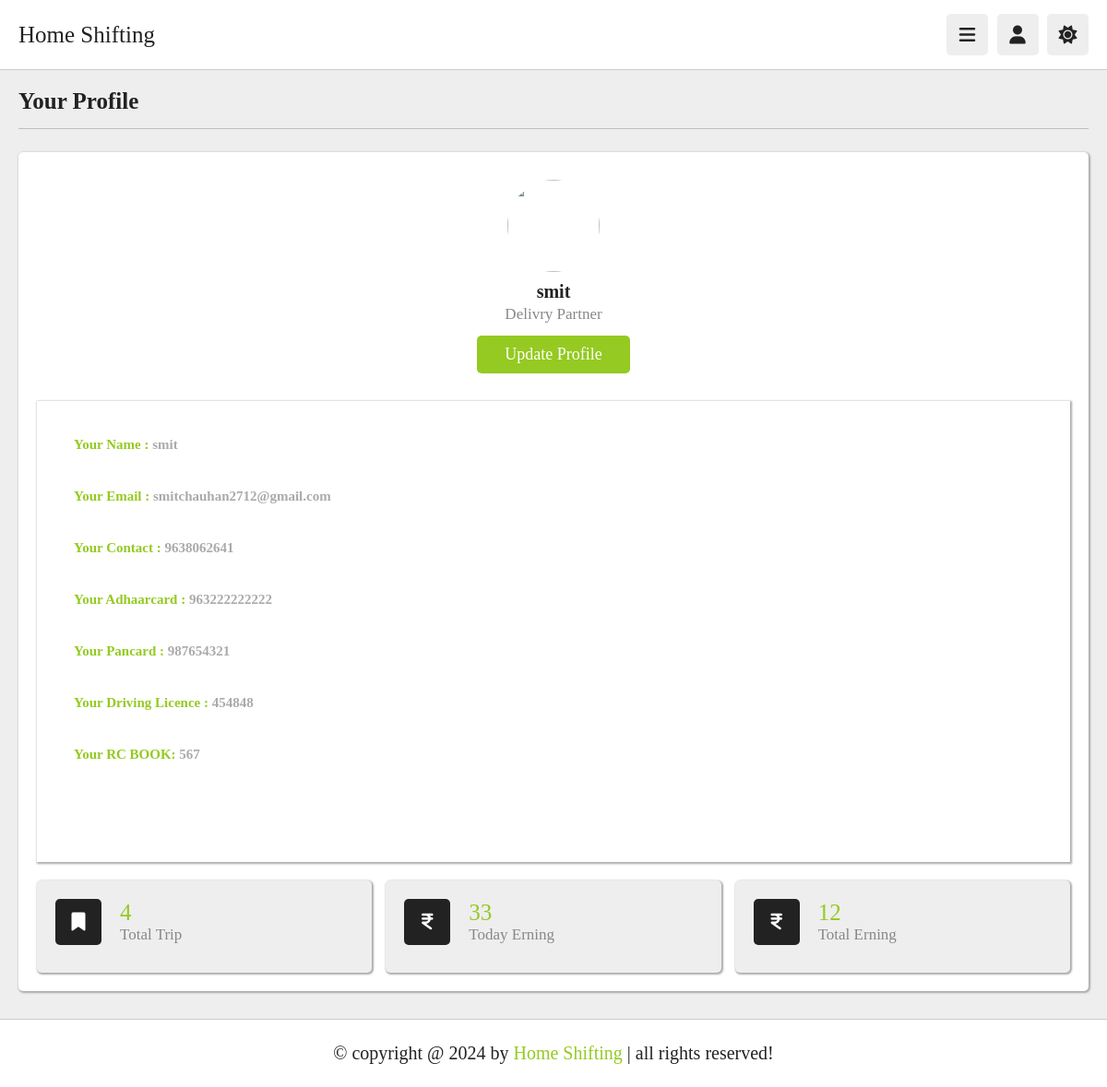
Page /partners/profile/ (signed in) on the committed database.
### myapp2/models.py (models this page shows, shortened)
class Truckpartner(models.Model):
	user = models.ForeignKey(User,on_delete =models.CASCADE , null =True)
	t_name = models.CharField(max_length = 30)
	t_email = models.EmailField(unique=True , max_length = 30)
	t_password = models.CharField(max_length = 20)
	t_contact = models.CharField(max_length = 11 , unique = True)
	t_rcnumber = models.CharField(max_length = 50 , unique = True)
	t_aadharcard_details = models.CharField(max_length = 30 , unique = True)
	t_pancard_details = models.CharField(max_length = 30 , unique = True)
	t_drivinglicence_details = models.CharField(max_length = 30 , unique = True)
	t_picture = models.ImageField(upload_to="images/" ,default="images/pic-1.jpg")

### myapp2/views.py (the view)
# urls.py: path('profile/',views.profile,name='profile'),
def profile(request):
    truckpartner = Truckpartner.objects.get(t_email = request.session['temail'])
    return render(request,'profile.html',{"truckpartner":truckpartner})

### myapp2/templates/profile.html
{% extends 'header.html' %}
{% load static %}
{% block content %}
<section class="user-profile"  >
   <h1 class="heading">your profile</h1>
   <div class="info" style="box-shadow: 1px 1px 2px 1px #aaaaaa;">
      <div class="user">
         <img src="{{request.session.tpicture}}" alt="">
         <h3>{{request.session.tname}}</h3>
         <p>Delivry Partner</p>
         <a href="{% url 'update' %}" class="inline-btn">update profile</a>
      </div>
      <div class="box" style="height: 500px; box-shadow: 1px 1px 2px 1px #aaaaaa;">
         <h2 style="color: #94CA21; padding-top: 39px; padding-left: 40px;">Your Name : <span style="color:#aaaaaa;">{{truckpartner.t_name}}</span></h2>
         <h2 style="color: #94CA21; padding-top: 39px; padding-left: 40px;">Your Email : <span style="color:#aaaaaa;">{{truckpartner.t_email}}</span></h2>
         <h2 style="color: #94CA21; padding-top: 39px; padding-left: 40px;">Your Contact : <span style="color:#aaaaaa;">{{truckpartner.t_contact}}</span></h2>
         <h2 style="color: #94CA21; padding-top: 39px; padding-left: 40px;">Your Adhaarcard : <span style="color:#aaaaaa;">{{truckpartner.t_aadharcard_details}}</span></h2>
         <h2 style="color: #94CA21; padding-top: 39px; padding-left: 40px;">Your Pancard : <span style="color:#aaaaaa;">{{truckpartner.t_pancard_details}}</span></h2>
         <h2 style="color: #94CA21; padding-top: 39px; padding-left: 40px;">Your Driving Licence : <span style="color:#aaaaaa;">{{truckpartner.t_drivinglicence_details}}</span></h2>
         <h2 style="color: #94CA21; padding-top: 39px; padding-left: 40px;">Your RC BOOK: <span style="color:#aaaaaa;">{{truckpartner.t_rcnumber}}</span></h2>
      </div>
      <div class="box-container" style="margin-top: 20px;">
         <div class="box" style="box-shadow: 1px 1px 2px 1px #aaaaaa;">
            <div class="flex">
               <i class="fas fa-bookmark"></i>
               <div>
                  <span>4</span>
                  <p>Total Trip</p>
               </div>
            </div>
         </div>
         <div class="box" style="box-shadow: 1px 1px 2px 1px #aaaaaa;"  >
            <div class="flex">
               <i class="fa-solid fa-indian-rupee-sign"></i>
               <div>
                  <span>33</span>
                  <p>Today Erning</p>
               </div>
            </div>
         </div>
         <div class="box" style="box-shadow: 1px 1px 2px 1px #aaaaaa;">
            <div class="flex">
               <i class="fa-solid fa-indian-rupee-sign"></i>
               <div>
                  <span>12</span>
                  <p>Total Erning</p>
               </div>
            </div>
         </div>
      </div>
   </div>
</section>
{% endblock %}

### myapp2/static/css/style.css (style rules this page uses)
:root { --main-color:#94CA21; --red:#e74c3c; --orange:#f39c12; --light-color:#888; --light-bg:#eee; --black:#222222; --white:#fff; --border:.1rem solid rgba(0,0,0,.2); }
* { font-family: 'Kalam', cursive; margin:0; padding:0; box-sizing: border-box; outline: none; border:none; text-decoration: none; }
html { font-size: 62.5%; overflow-x: hidden; }
body { background-color: var(--light-bg); padding-left: 30rem; }
section { padding:2rem; margin: 0 auto; max-width: 1200px; }
.heading { font-size: 2.5rem; color:var(--black); margin-bottom: 2.5rem; border-bottom: var(--border); padding-bottom: 1.5rem; text-transform: capitalize; }
.inline-btn, .inline-option-btn, .inline-delete-btn, .btn, .delete-btn, .option-btn { border-radius: .5rem; color:#fff; font-size: 1.8rem; cursor: pointer; text-transform: capitalize; padding:1rem 3rem; text-align: center; margin-top: 1rem; }
.inline-btn, .inline-option-btn, .inline-delete-btn { display: inline-block; }
.btn, .inline-btn { background-color: var(--main-color); }
.user-profile .info { background-color: var(--white); border-radius: .5rem; padding: 2rem; }
.user-profile .info .user { text-align: center; margin-bottom: 2rem; padding: 1rem; }
.user-profile .info .user img { height: 10rem; width: 10rem; border-radius: 50%; object-fit: cover; margin-bottom: 1rem; }
.user-profile .info .user h3 { font-size: 2rem; color: var(--black); }
.user-profile .info .user p { font-size: 1.7rem; color: var(--light-color); padding: .3rem 0; }
.user-profile .info .box-container { display: flex; flex-wrap: wrap; gap: 1.5rem; }
.user-profile .info .box-container .box { background-color: var(--light-bg); border-radius: .5rem; padding: 2rem; flex: 1 1 25rem; }
.user-profile .info .box-container .box .flex { display: flex; align-items: center; gap: 2rem; margin-bottom: 1rem; }
.user-profile .info .box-container .box .flex i { font-size:2rem; color: var(--white); background-color: var(--black); text-align: center; border-radius: .5rem; height: 5rem; width: 5rem; line-height: 4.9rem; }
.user-profile .info .box-container .box .flex span { font-size: 2.5rem; color: var(--main-color); }
.user-profile .info .box-container .box .flex p { color: var(--light-color); font-size: 1.7rem; }
@media (max-width:1200px) { body { padding-left: 0; } }

### rows in the picture
Truckpartner: t_name "smit", t_email "smitchauhan2712@gmail.com", t_contact "9638062641", t_aadharcard_details "963222222222", t_pancard_details "987654321", t_drivinglicence_details "454848", t_rcnumber "567"

### other values in the picture
{{ request.session.tname }} "smit"
